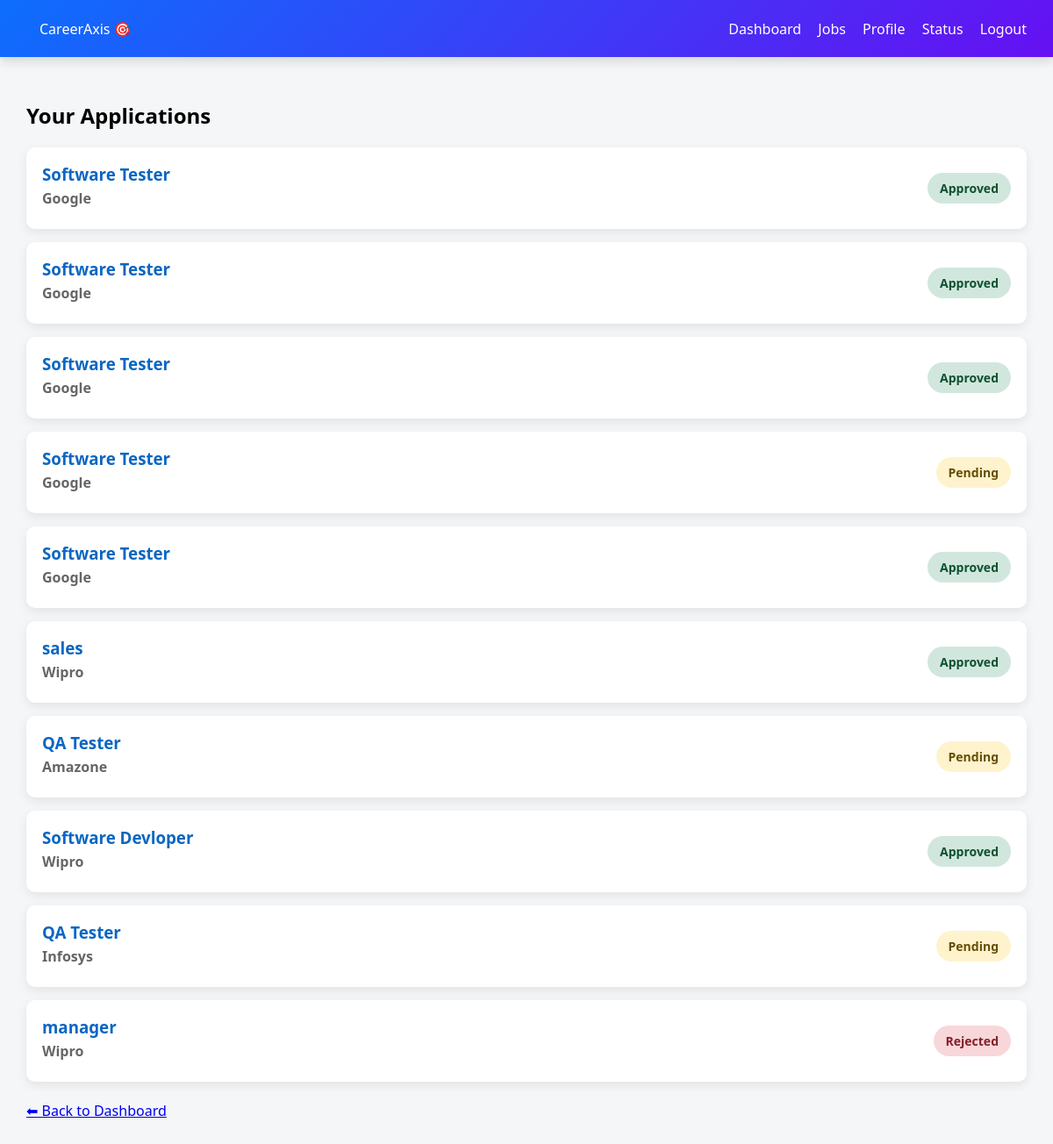
The app's page /notifications (signed in) with its own data.
### tables this page shows
CREATE TABLE applications(
    id INTEGER PRIMARY KEY AUTOINCREMENT,
    user_id INTEGER,
    job_id INTEGER,
    status TEXT
);

CREATE TABLE jobs(
    id INTEGER PRIMARY KEY AUTOINCREMENT,
    title TEXT,
    company TEXT,
    description TEXT
, admin_id INTEGER);

### app.py (the view)
@app.route("/notifications")
def notifications():
    if session.get("role") != "user":
        return redirect("/login")
    user_id = session.get("user_id")
    conn = sqlite3.connect("database.db")
    cur = conn.cursor()
    cur.execute("""
        SELECT jobs.title,
               jobs.company,
               applications.status
        FROM applications
        JOIN jobs ON applications.job_id = jobs.id
        WHERE applications.user_id = ?
    """, (user_id,))
    notifications = cur.fetchall()
    conn.close()
    return render_template(
        "notifications.html",
        notifications=notifications
    )

### templates/notifications.html (shortened to what this page needs)
{% extends "base.html" %}
{% block content %}
<h2>Your Applications</h2>
{% if notifications|length == 0 %}
    <p>You have not applied for any jobs yet.</p>
{% else %}
<div class="notify-container">
    {% for n in notifications %}
    <div class="notify-card">
        <div>
            <h3>{{ n[0] }}</h3>
            <p class="company">{{ n[1] }}</p>
        </div>
        <div class="status">
            {% if n[2] == "Approved" %}
                <span class="approved">Approved</span>
            {% elif n[2] == "Rejected" %}
                <span class="rejected">Rejected</span>
            {% else %}
                <span class="pending">Pending</span>
            {% endif %}
        </div>
    </div>
    {% endfor %}
</div>
{% endif %}
<br>
<a href="/dashboard">⬅ Back to Dashboard</a>
{% endblock %}

### static/css/main.css (style rules this page uses)
body { margin: 0; font-family: 'Segoe UI', sans-serif, 'Poppins'; background: #f4f6f8; }
.company { font-weight: 600; color: #555; margin: 6px 0; }
.notify-container { display: flex; flex-direction: column; gap: 15px; }
.notify-card { background: #ffffff; padding: 18px; border-radius: 10px; box-shadow: 0 4px 12px rgba(0,0,0,0.08); display: flex; justify-content: space-between; align-items: center; }
.notify-card h3 { margin: 0; color: #0a66c2; }
.notify-card .company { color: #666; font-weight: 600; margin-top: 4px; }
.status span { padding: 8px 14px; border-radius: 20px; font-weight: bold; font-size: 14px; }
.approved { background: #d1e7dd; color: #0f5132; }
.rejected { background: #f8d7da; color: #842029; }
.pending { background: #fff3cd; color: #664d03; }

### records on screen
applications: title "Software Tester", company "Google", status "Approved"
applications: title "Software Tester", company "Google", status "Approved"
applications: title "Software Tester", company "Google", status "Approved"
applications: title "Software Tester", company "Google", status "Pending"
applications: title "Software Tester", company "Google", status "Approved"
applications: title "sales", company "Wipro", status "Approved"
applications: title "QA Tester", company "Amazone", status "Pending"
applications: title "Software Devloper", company "Wipro", status "Approved"
applications: title "QA Tester", company "Infosys", status "Pending"
applications: title "manager", company "Wipro", status "Rejected"
